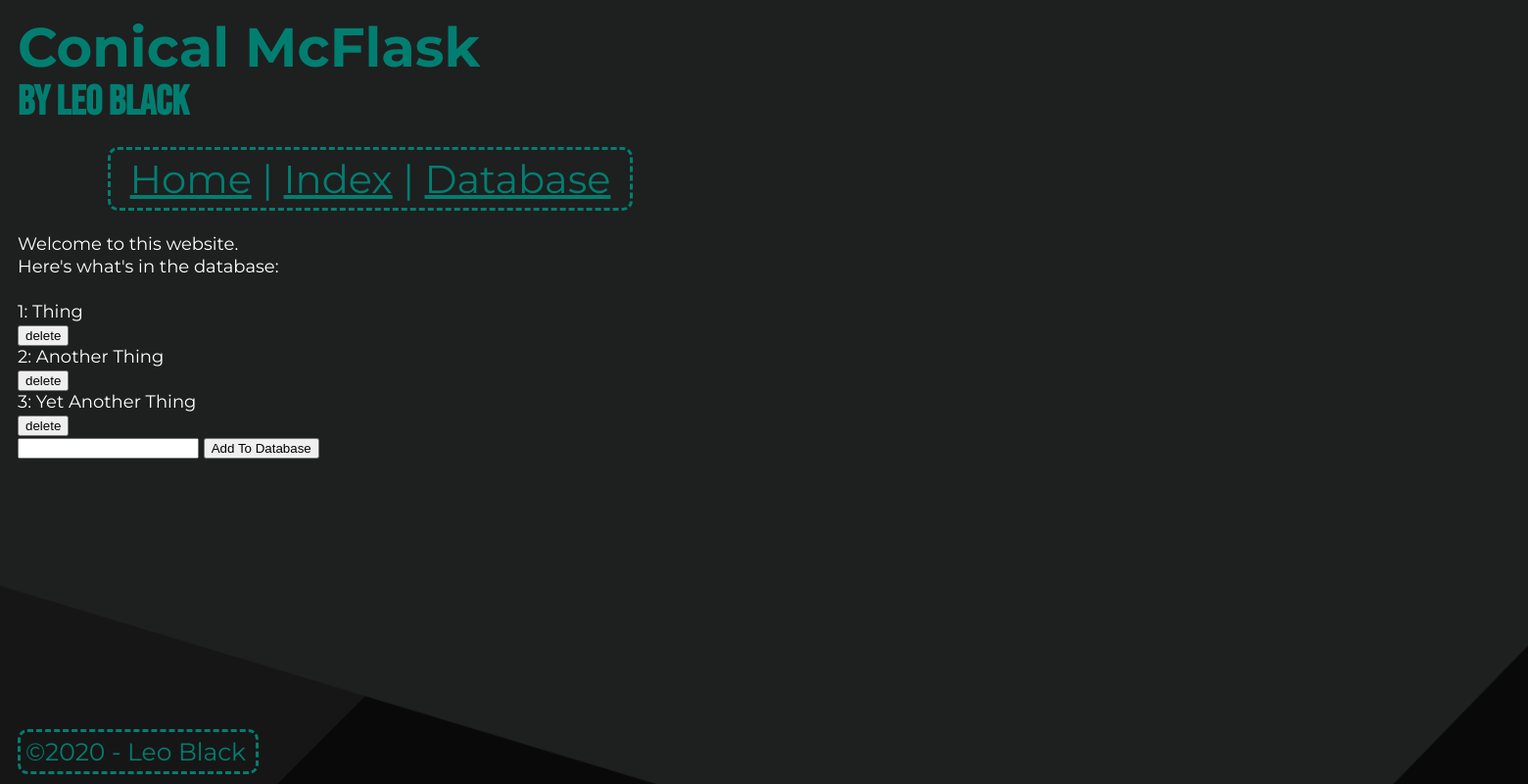
Page /data on the earlier database version.
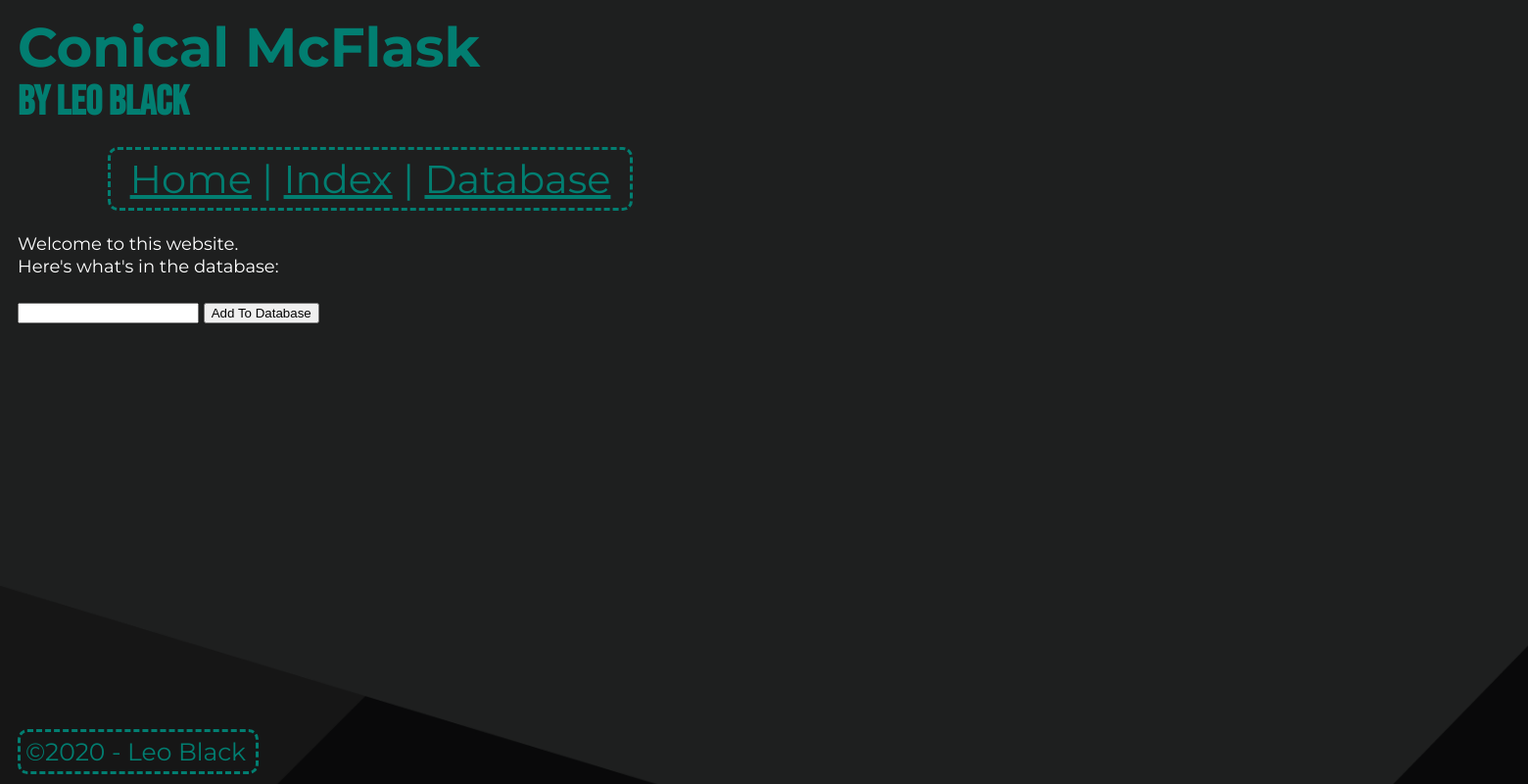
Same page on the later database version.
### tables this page shows
CREATE TABLE test_table (ID INTEGER PRIMARY KEY AUTOINCREMENT, name TEXT);

### app.py (the view)
@app.route('/data')
def data():
    cursor = get_database().cursor()
    sql_query = 'SELECT * FROM test_table'
    cursor.execute(sql_query)
    result = cursor.fetchall()
    return render_template('data.html', result=result, length=len(result))

### app.py (called while the page is built)
def get_database():
    database_connection = getattr(g, '_database', None)
    if not bool(database_connection):
        database_connection = g._database = sqlite3.connect(database)
    return database_connection

@app.teardown_appcontext
def close_connection(exception):
    database_connection = getattr(g, '_database', None)
    if bool(database_connection):
        database_connection.close()
    return

### templates/data.html (shortened to what this page needs)
<!DOCTYPE html>
<html lang="en">
	<head>
		<link href="{{ url_for('static', filename='style.css') }}" rel="stylesheet">
	<body>
		<div id="header">
			<h1>Conical McFlask</h1>
			<h2>By Leo Black</h2>
		</div>
		<div id="nav">
			<a href="{{ url_for('home') }}">Home</a> | <a href="{{ url_for('index') }}">Index</a> | <a href="{{ url_for('data') }}">Database</a>
		</div>
		<div id="content">
			<br> Welcome to this website. <br>
			Here's what's in the database: <br> <br>
			{% for item in range(length) %}
			{{ item+1 }}: {{ result[item][1] }} <br>
			<form action="/delete" method="POST">
				<input type="submit" value="delete">
			</form>
			{% endfor %}
			<form action="/add" method="POST">
				<input type="text" name="item_name">
				<input type="submit" value="Add To Database">
			</form>
		</div>
		<div id="footer">
			&copy2020 - Leo Black
		</div>
	</body>
</html>

### static/style.css (style rules this page uses)
body { width: 720px; padding-left: 10px; background-image: url("background.png"); background-size: 1920px; font-family: 'Montserrat', light; color: #027E71; }
#header { width: 1600px; font-size: 28px; line-height: 20px; }
h1 { font-family: 'Montserrat', medium; }
h2 { font-family: 'Bebas Neue'; }
#nav { border-radius: 10px; border-style: dashed; border-color: #027E71; width: 520px; padding: 5px; font-size: 40px; text-align: center; margin: 0 auto; }
a { color: #027E71; }
#content { font-family: 'Montserrat', light; color: #FFFFFF; font-size: 18px; line-height: 23px; }
#footer { border-style: dashed; border-radius: 10px; width: 230px; position: absolute; bottom: 10px; padding: 5px; font-size: 25px; }

Differences in the rows shown:
removed test_table: name "Thing"
removed test_table: name "Another Thing"
removed test_table: name "Yet Another Thing"
Other differences:
list line gone: "1 : delete"
list line gone: "2 : delete"
list line gone: "3 : delete"
